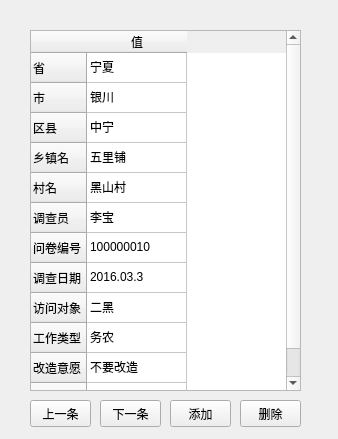
<?xml version="1.0" encoding="UTF-8"?>
<ui version="4.0">
 <class>DiaoChaForm</class>
 <widget class="QWidget" name="DiaoChaForm">
  <property name="geometry">
   <rect>
    <x>0</x>
    <y>0</y>
    <width>338</width>
    <height>439</height>
   </rect>
  </property>
  <property name="windowTitle">
   <string>访问问卷调查</string>
  </property>
  <widget class="QTableWidget" name="tableWidget">
   <property name="geometry">
    <rect>
     <x>30</x>
     <y>30</y>
     <width>271</width>
     <height>361</height>
    </rect>
   </property>
   <row>
    <property name="text">
     <string>省</string>
    </property>
   </row>
   <row>
    <property name="text">
     <string>市</string>
    </property>
   </row>
   <row>
    <property name="text">
     <string>区县</string>
    </property>
   </row>
   <row>
    <property name="text">
     <string>乡镇名</string>
    </property>
   </row>
   <row>
    <property name="text">
     <string>村名</string>
    </property>
   </row>
   <row>
    <property name="text">
     <string>调查员</string>
    </property>
   </row>
   <row>
    <property name="text">
     <string>问卷编号</string>
    </property>
   </row>
   <row>
    <property name="text">
     <string>调查日期</string>
    </property>
   </row>
   <row>
    <property name="text">
     <string>访问对象 </string>
    </property>
   </row>
   <row>
    <property name="text">
     <string>工作类型</string>
    </property>
   </row>
   <row>
    <property name="text">
     <string>改造意愿</string>
    </property>
   </row>
   <row>
    <property name="text">
     <string>户籍</string>
    </property>
   </row>
   <column>
    <property name="text">
     <string>值</string>
    </property>
   </column>
   <item row="0" column="0">
    <property name="text">
     <string>宁夏</string>
    </property>
   </item>
   <item row="1" column="0">
    <property name="text">
     <string>银川</string>
    </property>
   </item>
   <item row="2" column="0">
    <property name="text">
     <string>中宁</string>
    </property>
   </item>
   <item row="3" column="0">
    <property name="text">
     <string>五里铺</string>
    </property>
   </item>
   <item row="4" column="0">
    <property name="text">
     <string>黑山村</string>
    </property>
   </item>
   <item row="5" column="0">
    <property name="text">
     <string>李宝</string>
    </property>
   </item>
   <item row="6" column="0">
    <property name="text">
     <string>100000010</string>
    </property>
   </item>
   <item row="7" column="0">
    <property name="text">
     <string>2016.03.3</string>
    </property>
   </item>
   <item row="8" column="0">
    <property name="text">
     <string>二黑</string>
    </property>
   </item>
   <item row="9" column="0">
    <property name="text">
     <string>务农</string>
    </property>
   </item>
   <item row="10" column="0">
    <property name="text">
     <string>不要改造</string>
    </property>
   </item>
  </widget>
  <widget class="QPushButton" name="pushButton_4">
   <property name="geometry">
    <rect>
     <x>240</x>
     <y>400</y>
     <width>61</width>
     <height>27</height>
    </rect>
   </property>
   <property name="text">
    <string>删除</string>
   </property>
  </widget>
  <widget class="QPushButton" name="pushButton_2">
   <property name="geometry">
    <rect>
     <x>100</x>
     <y>400</y>
     <width>61</width>
     <height>27</height>
    </rect>
   </property>
   <property name="text">
    <string>下一条</string>
   </property>
  </widget>
  <widget class="QPushButton" name="pushButton">
   <property name="geometry">
    <rect>
     <x>30</x>
     <y>400</y>
     <width>61</width>
     <height>27</height>
    </rect>
   </property>
   <property name="text">
    <string>上一条</string>
   </property>
  </widget>
  <widget class="QPushButton" name="pushButton_3">
   <property name="geometry">
    <rect>
     <x>170</x>
     <y>400</y>
     <width>61</width>
     <height>27</height>
    </rect>
   </property>
   <property name="text">
    <string>添加</string>
   </property>
  </widget>
 </widget>
 <resources/>
 <connections/>
</ui>
